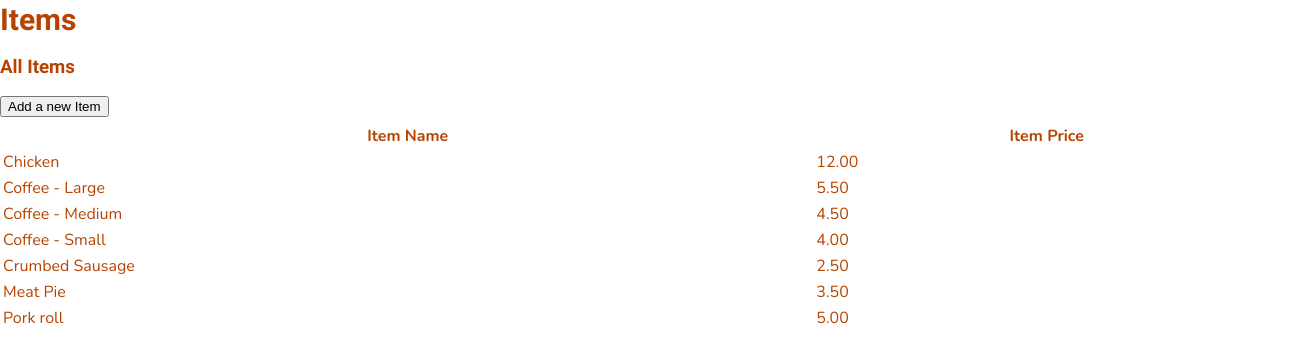
The page /items (signed in) on the database as committed earlier.
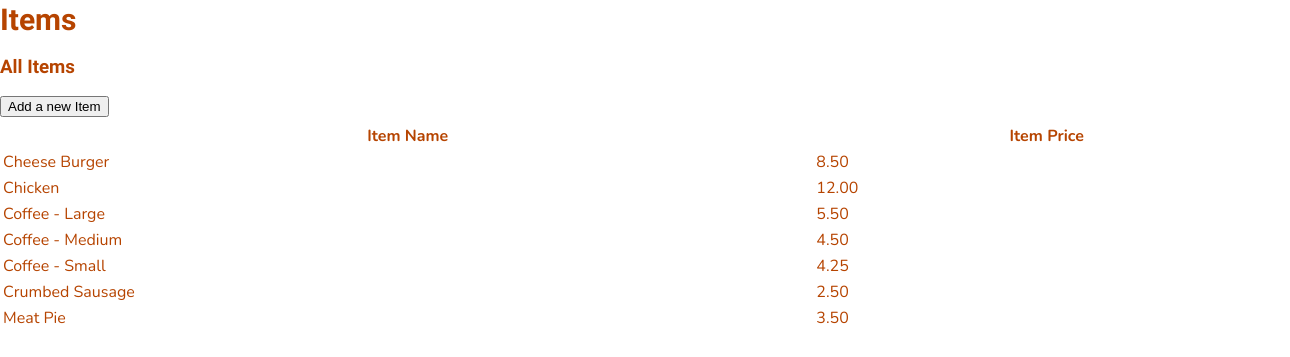
The same page on the database as committed later.
### website/models.py (models this page shows)
class Items(db.Model):
    itemID = db.Column(db.Integer, primary_key=True)
    itemName = db.Column(db.String(50), nullable=False)
    itemPrice = db.Column(db.String(50), nullable=False)
    itemSubitem = db.Column(db.String(120))
    primaryUserID = db.Column(db.Integer, db.ForeignKey('users.id', name='fk_items_users'))
    menuitems = db.relationship('MenuItems', back_populates='item')

### website/views.py (the view)
@views.route('/items')
@login_required
def items():
    user = current_user
    items = Items.query.filter_by(primaryUserID=user.id).order_by(asc(Items.itemName)).all()
    return render_template("Items.html", user=user, items=items)

### website/__init__.py (called while the page is built)
def create_app():
    app = Flask(__name__)
    app.config['SECRET_KEY'] = 'itAlwaysWorksInTheEnd'
    app.config['SQLALCHEMY_DATABASE_URI'] = f'sqlite:///{DB_NAME}'
    db.init_app(app)
    migrate.init_app(app, db)
    app.config['UPLOAD_FOLDER'] = UPLOAD_FOLDER
    from .views import views
    from .displays import displays
    from .auth import auth
    from .adsControl import adsControl
    app.register_blueprint(views, url_prefix='/')
    app.register_blueprint(displays, url_prefix='/')
    app.register_blueprint(auth, url_prefix='/')
    app.register_blueprint(adsControl, url_prefix='/')
    login_manager = LoginManager()
    login_manager.login_view = 'auth.login'
    login_manager.init_app(app)
    @login_manager.user_loader
    def load_user(id):
        from .models import Users
        return Users.query.get(int(id))
    return app

### website/templates/Items.html
{% extends "base.html" %} {% block title %}Items{% endblock %}
{% block content %}
    <div class="header" id="myHeader">
        <h2>Items</h2>
    </div>
    <div>
    <h3>All Items</h3>
        <button type="button" onclick="window.location.href='/itemAddNew';">Add a new Item</button>
        <div>
            <table>
                <thead>
                    <tr>
                    <th>Item Name</th>
                    <th>Item Price</th>
                    </tr>
                </thead>
                <tbody>
                {% for item in items %}
                    <tr onclick="window.location.href='/itemEdit/{{ item.itemID }}';" name="{{ item.itemID }}">
                        <td>{{ item.itemName }}</td>
                        <td>{{ item.itemPrice }}</td>
                    </tr>
                {% endfor %}
                </tbody>
            </table>
        </div>
    </div>
{% endblock %}

Rows that differ between the two databases and show on the page:
removed Items: itemName "Pork roll", itemPrice "5.00"
added Items: itemName "Cheese Burger", itemPrice "8.50"
changed Items "Coffee - Small": itemPrice "4.00" → "4.25"
